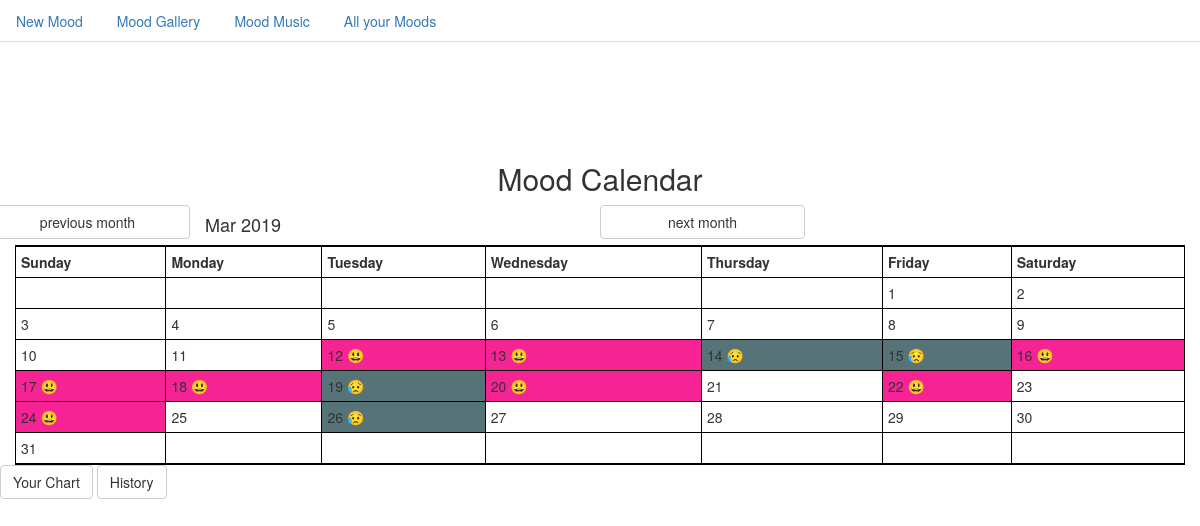
Page /mcalendar/ on the earlier database version.
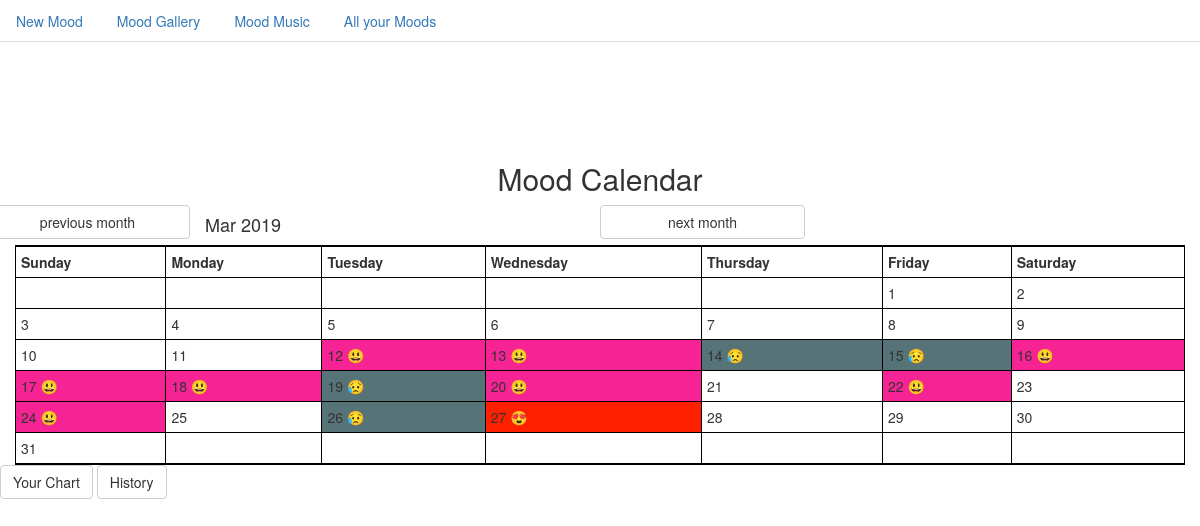
Same page on the later database version.
### tables this page shows
CREATE TABLE post (
    id INTEGER PRIMARY KEY AUTOINCREMENT , 
    created TIMESTAMP NOT NULL DEFAULT CURRENT_TIMESTAMP,
    mood TEXT NOT NULL,
    body TEXT NOT NULL
);

### final_project_example/__init__.py (the view)
    @app.route("/mcalendar/", defaults={'month':None, 'year':None},  methods=["GET", "POST"])
    @app.route("/mcalendar/<month>/<year>", methods=["GET", "POST"])
    def mcalendar(month, year):
        if month is None:
            month = datetime.date.today().month
        else:
            month=int(month)
        if year is None:
            year = datetime.date.today().year
        else:
            year=int(year)
        db = get_db()
        posts = db.execute(
            'SELECT id, mood, body, created'
            ' FROM post'
            ' ORDER BY created DESC'
        ).fetchall()
        cal = calendar.Calendar(6)
        today = datetime.date.today().day
        calmonth = cal.monthdatescalendar(year,month)
        previous_month, previous_year= previous_date(month, year)
        next_month, next_year= next_date(month, year)
        return render_template(
            "mcalendar.html",
            posts=posts,
            mood_colour=mood_colour,
            calmonth = calmonth,
            month = month,
            today = today,
            year = year,
            find_mood_for_date = find_mood_for_date,
            mood_emoji = mood_emoji,
            mood_colour_cal=mood_colour_cal,
            previous_month=previous_month,
            previous_year=previous_year,
            next_month=next_month,
            next_year=next_year,
            month_converter=month_converter,
            )

### final_project_example/db.py (called while the page is built)
def get_db():
    if 'db' not in g:
        g.db = sqlite3.connect(
            current_app.config['DATABASE'],
            detect_types=sqlite3.PARSE_DECLTYPES
        )
        g.db.row_factory = sqlite3.Row
    return g.db

### final_project_example/templates/mcalendar.html (shortened to what this page needs)
{% extends "base.html" %}
{% block body %}
<header>
<h2>Mood Calendar</h2>
</header>
    <table class="post container" >
        <div class="row">
            <a href= "{{ url_for('mcalendar', month=previous_month, year=previous_year) }}" class="btn btn-default col-sm-2" role="button">
            previous month
            </a>
            <h4 class="col-sm-4">{{ month_converter(month) }}  {{ year }}</h4>
            <a href= "{{ url_for('mcalendar', month=next_month, year=next_year) }}" class="btn btn-default col-sm-2" role="button">
            next month
            </a>
        </div>
        <tr>
            <th>Sunday</th>
            <th>Monday</th>
            <th>Tuesday</th>
            <th>Wednesday</th>
            <th>Thursday</th>
            <th>Friday</th>
            <th>Saturday</th>
        </tr>
        {% for calweek in calmonth %}
        <tr>
            {% for calday in calweek %}
            {% if calday.month == month %}
                <td style="background-color: {{ mood_colour_cal(calday, posts) }}"> {{ (calday.day) }}  {{ mood_emoji(find_mood_for_date(calday, posts)) }}</td>
            {% else %}
                <td>&nbsp;</td>
            {% endif %}
            {% endfor %}
        </tr>
        {% endfor %}
    </table>
    <a href= "{{ url_for('graph') }}" class="btn btn-default" role="button" > Your Chart</a>
    <a href= "{{ url_for('history') }}" class="btn btn-default" role="button" >History</a>
{% endblock %}

Differences in the rows shown:
added post: mood "😍"
Other differences:
list line gone: "27"
new list line: "27"
